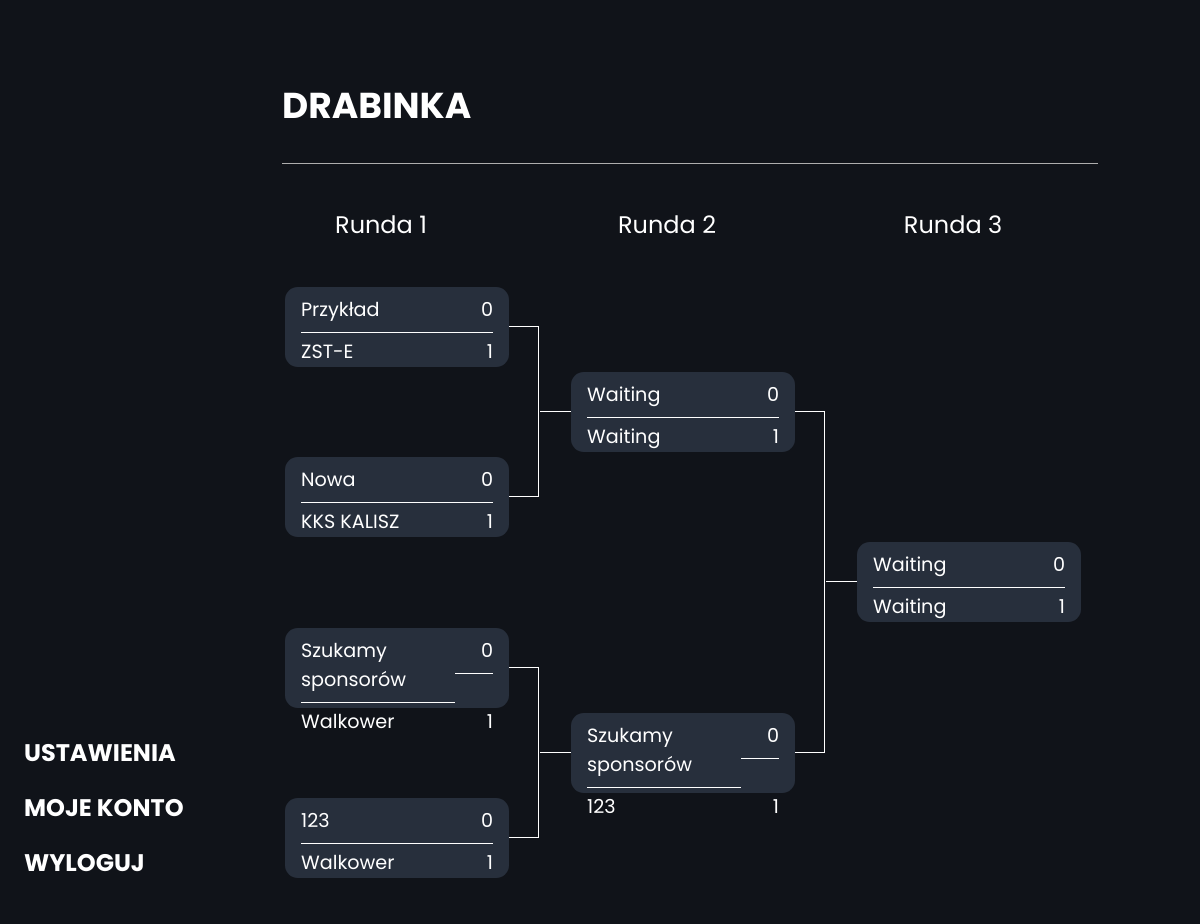
/tournament/Test/ (signed in, lower part), run on an earlier commit of the app's database.
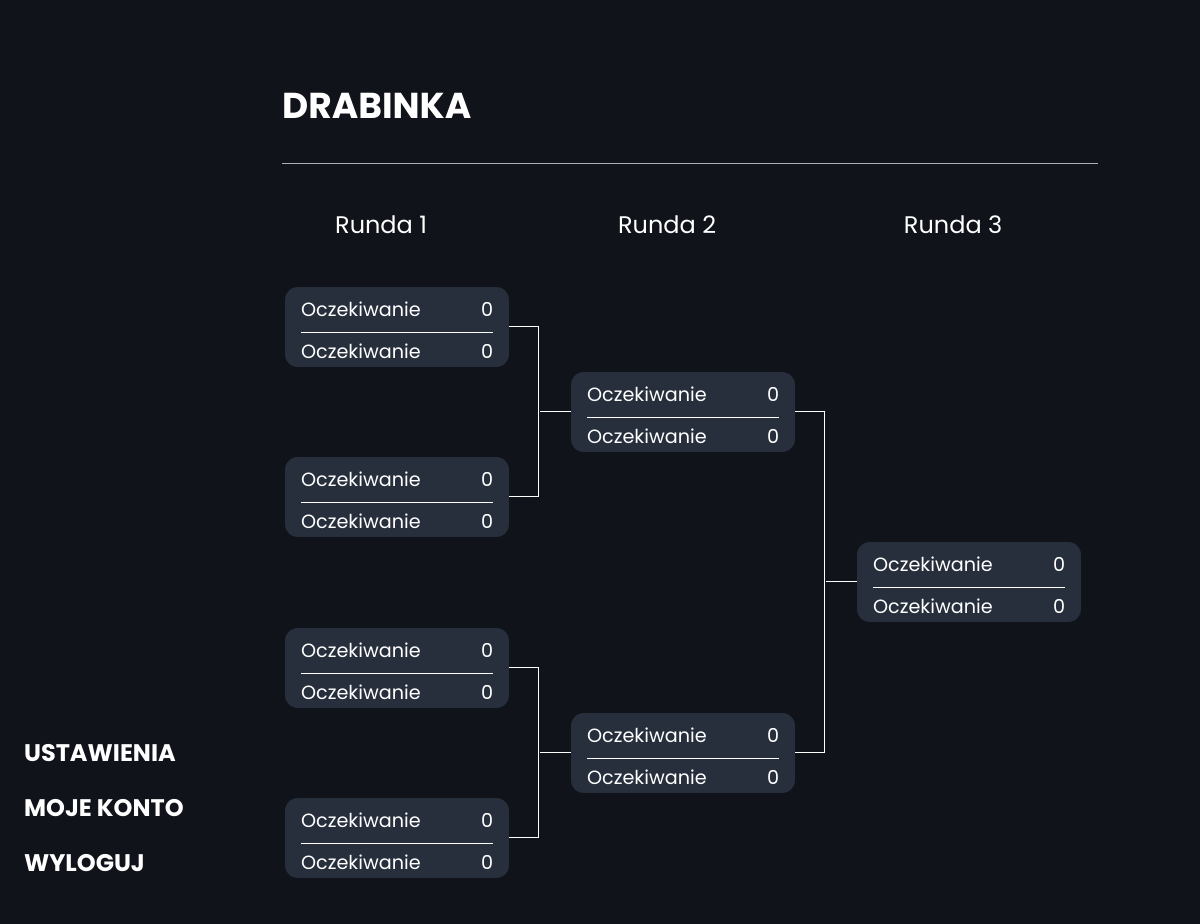
And on a later commit of the database.
### backend/models.py (models this page shows, shortened)
class Rozgrywki(models.Model):
    nazwa_rozgrywki = models.CharField(max_length=100)
    nazwa_turnieju = models.CharField(max_length=100)
    druzyna1 = models.CharField(max_length=100, null=True, blank=True)
    druzyna2 = models.CharField(max_length=100, null=True, blank=True)
    winner = models.CharField(max_length=100, null=True, blank=True)
    mecz = models.IntegerField(null=True, blank=True)
    faza = models.IntegerField(null=True, blank=True)

### frontend/views.py (the view, shortened to what this page needs)
# urls.py: path("tournament/<tournamentname>/", tournament_site, name="tournament_site"),
def tournament_site(request, tournamentname):
    rozgrywki = Rozgrywki.objects.filter(nazwa_turnieju=tournamentname)
    tournament = Tournament.objects.get(nazwa=tournamentname)
    creator = CustomUser.objects.get(email=tournament.creator)
    template = loader.get_template('frontend/tournament.html')
    if request.user.is_authenticated:
        teams = Team.objects.filter(creator = request.user.email)
    context = {
        "tournament":tournament,
        "teams": teams,
        "rozgrywki": rozgrywki,
        "creator": creator,
        "zapisana_druzyna": None,
    }
    if request.user.is_authenticated:
        context['teams']=teams
        for x in tournament.druzyny.all():
            if x.creator == request.user.email:
                context['zapisana_druzyna']=x
    return HttpResponse(template.render(context, request))

### backend/models.py (called while the page is built)
    def __str__(self):
        return self.username

    def __str__(self):
        return self.nazwa

    def __str__(self):
        return self.nazwa

### frontend/templates/frontend/tournament.html (shortened to what this page needs)
{% extends 'frontend/base.html' %}
{% block content %}
    <div id="t-container" class="tournament-detail-container">
        <div id="additionalbc">
        <div id="inner-wrapper">
            <div id="tournament-content-detailed">
                <h2 class="hnomb2">Drabinka</h2>
                <div id="tournament-nav"></div>
                {% if rozgrywki.all %}
                <table>
                    <tr class="drabinka">
                        <td class="kolumna">
                            <div class="runda">Runda 1</div>
                            <div class="kolumna-mecze {% if rozgrywki|length > 8 %}extraround {% else %} firstround{% endif %}">
                                {% for rozgrywka in rozgrywki %}
                                    {% if rozgrywka.faza == 0 %}
                                    <div class="mecz">
                                        <div class="team1">{{ rozgrywka.druzyna1 }}</div>
                                        <div class="meczwynik team1">0</div>
                                        <div class="team2">{{ rozgrywka.druzyna2 }}</div>
                                        <div class="meczwynik team2">1</div>
                                    </div>
                                    {% endif %}
                                {% endfor %}
                            </div>
                        </td>
                        <td class="kolumna">
                            <div class="runda">Runda 2</div>
                            <div class="kolumna-mecze secondround">
                                {% for rozgrywka in rozgrywki %}
                                    {% if rozgrywka.faza == 1 %}
                                    <div class="mecz {% if rozgrywki|length < 5 %}final{% endif %}">
                                        <div class="team1">{{ rozgrywka.druzyna1 }}</div>
                                        <div class="meczwynik team1">0</div>
                                        <div class="team2">{{ rozgrywka.druzyna2 }}</div>
                                        <div class="meczwynik team2">1</div>
                                    </div>
                                    {% endif %}
                                {% endfor %}
                            </div>
                        </td>
                        {% if rozgrywki|length > 4 %}
                        <td class="kolumna">
                            <div class="runda">Runda 3</div>
                            <div class="kolumna-mecze thirdround">
                                {% for rozgrywka in rozgrywki %}
                                    {% if rozgrywka.faza == 2 %}
                                    <div class="mecz {% if rozgrywki|length < 9 %}final{% endif %}">
                                        <div class="team1">{{ rozgrywka.druzyna1 }}</div>
                                        <div class="meczwynik team1">0</div>
                                        <div class="team2">{{ rozgrywka.druzyna2 }}</div>
                                        <div class="meczwynik team2">1</div>
                                    </div>
                                    {% endif %}
                                {% endfor %}
                            </div>
                        </td>
                        {% endif %}
                    </tr>
                </table>
                {% else %}
                <table>
                    <tr class="drabinka">
                        <td class="kolumna">
                            <div class="runda">Runda 1</div>
                            <div class="kolumna-mecze firstround">
                                <div class="mecz">
                                    <div class="team1">Oczekiwanie</div>
                                    <div class="meczwynik team1">0</div>
                                    <div class="team2">Oczekiwanie</div>
                                    <div class="meczwynik team2">0</div>
                                </div>
                                <div class="mecz">
                                    <div class="team1">Oczekiwanie</div>
                                    <div class="meczwynik team1">0</div>
                                    <div class="team2">Oczekiwanie</div>
                                    <div class="meczwynik team2">0</div>
                                </div>
                                <div class="mecz">
                                    <div class="team1">Oczekiwanie</div>
                                    <div class="meczwynik team1">0</div>
                                    <div class="team2">Oczekiwanie</div>
                                    <div class="meczwynik team2">0</div>
                                </div>
                                <div class="mecz">
                                    <div class="team1">Oczekiwanie</div>
                                    <div class="meczwynik team1">0</div>
                                    <div class="team2">Oczekiwanie</div>
                                    <div class="meczwynik team2">0</div>
                                </div>
                            </div>
                        </td>
                        <td class="kolumna">
                            <div class="runda">Runda 2</div>
                            <div class="kolumna-mecze secondround">
                                <div class="mecz">
                                    <div class="team1">Oczekiwanie</div>
                                    <div class="meczwynik team1">0</div>
                                    <div class="team2">Oczekiwanie</div>
                                    <div class="meczwynik team2">0</div>
                                </div>
                                <div class="mecz">
                                    <div class="team1">Oczekiwanie</div>
                                    <div class="meczwynik team1">0</div>
                                    <div class="team2">Oczekiwanie</div>
                                    <div class="meczwynik team2">0</div>
                                </div>
                            </div>
                        </td>
                        <td class="kolumna">
                            <div class="runda">Runda 3</div>
                            <div class="kolumna-mecze ">
                                <div class="mecz final">
                                    <div class="team1">Oczekiwanie</div>
                                    <div class="meczwynik team1">0</div>
                                    <div class="team2">Oczekiwanie</div>
                                    <div class="meczwynik team2">0</div>
                                </div>
                            </div>
                        </td>
                    </tr>
                </table>
                {% endif %}
            </div>
        </div>
    </div>
    </div></div>
{% endblock %}

### frontend/templates/frontend/base.html (shortened to what this page needs)
<!DOCTYPE html>
<html lang="en">
<head>
    {% load static %}
    <link rel="stylesheet" href="{% static 'style.css' %}">
    <link
    rel="stylesheet"
    href="https://cdnjs.cloudflare.com/ajax/libs/animate.css/4.1.1/animate.min.css"
  />
</head>
<body>
    <div id="side_menu" class="black">
        <div>
            {% if user.is_authenticated %}
                <a href="{% url 'settings' %}"><h2>Ustawienia</h2></a>
                <a href="{% url 'player_site' playernick=user.nick %}"><h2>Moje konto</h2></a>
                <a href="{% url 'logout' %}"><h2>Wyloguj</h2></a>
            {% else %}
                <a href="{% url 'login_web' %}"><h2>Zaloguj się</h2></a>
                <a href="{% url 'register' %}"><h2>Zarejestruj się</h2></a>
            {% endif %}
        </div>
    </div>
    {% block content %}
    {% endblock %}
</body>
</html>

### frontend/static/style.css (style rules this page uses)
body { margin: 0; padding: 0; overflow-x: hidden; background-color: #101319; }
a { text-decoration: none; color: inherit; }
* { font-family: 'Poppins', sans-serif; }
#side_menu { border-right: 1px solid rgb(74, 74, 74); width: 13vw; height: calc(100vh - 2vw); position: fixed; background-color: #fff; padding-left: 2vw; padding-top: 2vw; transition: all .2s; z-index: 33; }
.black { background-color: #101319 !important; color: white !important }
.black h2::before { background-color: white !important; }
#side_menu div { position: fixed; bottom: 2vw; }
#side_menu h2 { display:table; position: relative; }
#side_menu h2::before { content: ''; position: absolute; width: 100%; height: 4px; border-radius: 4px; background-color: #18272F; bottom: 0; left: 0; transform-origin: right; transform: scaleX(0); transition: transform .3s ease-in-out; }
h1, h2, h3, h4, h5 { text-transform: uppercase; }
a { display: block; }
.tournament-detail-container { background-repeat: no-repeat; background-size: auto 100vh; width: 85vw; margin-left: 15vw; height: auto; min-height: 100vh; overflow-x: hidden; background-color: #101319; }
#inner-wrapper { width: auto; height: auto; margin-top: 55vh; padding-right: 10%; padding-left: 10%; color: white !important; font-size: 1.5rem; }
.runda { text-align: center; width: 16vw; }
#tournament-nav { margin-top: 1vh; border-top: 1px solid rgb(174, 174, 174); overflow: auto; }
#tournament-content-detailed { margin-top: 10vh; background-color: #101319; overflow-x: auto !important; }
body { counter-reset: section; }
.hnomb2 { margin-top: 10vh; }
table { margin-top: 5vh; height: 90vh; width: 200vw; overflow-x: scroll !important; }
.kolumna { display: flex; flex-direction: column; justify-content: space-between; align-items: flex-start; align-content: flex-start; height: 100%; }
.drabinka { height: 100%; display: flex; flex-direction: row; flex-wrap: wrap; justify-content: flex-start; align-items: flex-start; align-content: flex-start; }
.kolumna-mecze { margin-right: 5vw; display: flex; flex-direction: column; flex-wrap: wrap; justify-content: space-around; align-items: flex-start; align-content: flex-start; height: 100%; }
.mecz div { font-size: 1.2rem; width: 80%; float: left; }
.mecz .meczwynik { width: 20% !important; }
.team1 { border-bottom: 1px solid white; padding-bottom: 1vh; }
.team2 { padding-top: .5vh; }
.meczwynik { text-align: right; }
.mecz { width: 16vw; position: relative; background-color: #272f3c; border-radius: 0.8rem; padding: 2vh; padding-bottom: 1vh; padding-top: 1vh; }
.mecz::before { position: absolute; top: calc(50% - 1px); right: -2.5vw; content: ""; width: 2.5vw; height: 1px; background-color: #fff; }
.mecz { height: 8vh; }
.mecz::after { position: absolute; top: calc(50% - 1px); left: -2.6vw; content: ""; width: 2.6vw; height: 1px; background-color: #fff; }
.final::before, .firstround .mecz::after, .final span, .extraround .mecz::after { display: none; }
#additionalbc { background-image:linear-gradient(0deg, #101319 0%, #101319 40vh, #101319a3 65vh, rgba(255, 255, 255, 0) 100vh); position: absolute; width: 85vw; height: 100vh; background-position: top; left: 15vw; }
* { scrollbar-width: auto; scrollbar-color: #101319 #272f3c; }

What changed in the data, as far as the page shows it:
removed Rozgrywki: druzyna1 "Przykład", druzyna2 "ZST-E", shown under "DRABINKA"
removed Rozgrywki: druzyna1 "Nowa", druzyna2 "KKS KALISZ", shown under "DRABINKA"
removed Rozgrywki: druzyna1 "Szukamy sponsorów", druzyna2 "Walkower", shown under "DRABINKA"
removed Rozgrywki: druzyna1 "123", druzyna2 "Walkower", shown under "DRABINKA"
removed Rozgrywki: druzyna1 "Waiting", druzyna2 "Waiting"
removed Rozgrywki: druzyna1 "Szukamy sponsorów", druzyna2 "123"
removed Rozgrywki: druzyna1 "Waiting", druzyna2 "Waiting"
Also different on the page:
text now shown: "Oczekiwanie 0 Oczekiwanie 0 Oczekiwanie 0 Oczekiwanie 0 Oczekiwanie 0 Oczekiwanie 0 Oczekiwanie 0 Oczekiwanie 0 Oczekiwanie 0 Oczekiwanie 0 Oczekiwanie 0 Oczekiwanie 0 Oczekiwanie 0 Oczekiwanie 0"
